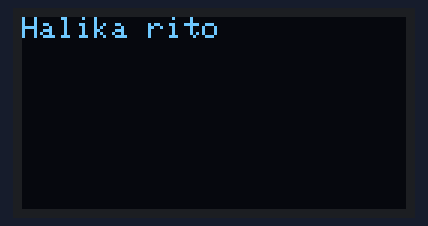
A sketch run on a simulated Arduino Uno, built with avr-gcc and run on an emulated ATmega328P. Parts: 128×64 one-colour display.

Above: at 3.1 s.
At 10.1 s:
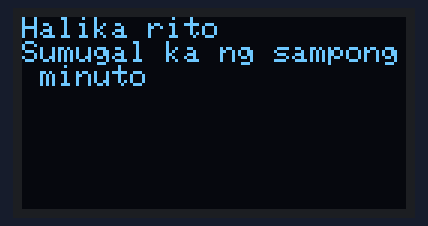
At 18.2 s:
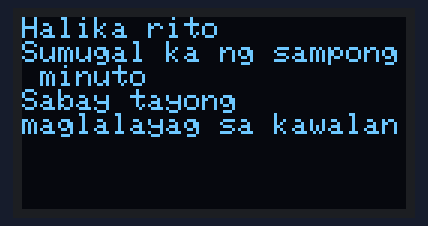
At 24.2 s:
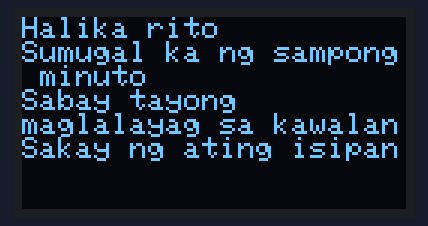
At 35.2 s:
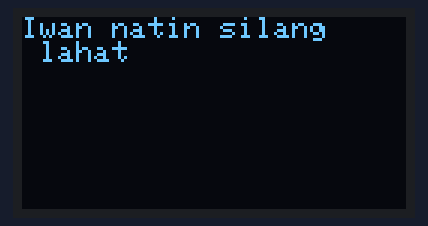
At 39.3 s:
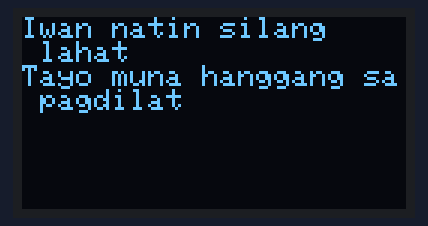

Measured:
- what the display in image 0 shows lasts 7.0 s, from 3.1 s to 10.1 s
- what the display in image 1 shows lasts 8.0 s, from 10.1 s to 18.1 s
- what the display in image 2 shows lasts 6.0 s, from 18.1 s to 24.1 s
- what the display in image 3 shows lasts 11.1 s, from 24.1 s to 35.2 s
- what the display in image 4 shows lasts 4.0 s, from 35.2 s to 39.2 s

The sketch:

janice_lyricboard.ino
```cpp
#include <SPI.h>
#include <Wire.h>
#include <Adafruit_GFX.h>
#include <Adafruit_SH110X.h>

#define i2c_Address 0x3c
#define SCREEN_WIDTH 128  // OLED display width, in pixels
#define SCREEN_HEIGHT 64  // OLED display height, in pixels
#define OLED_RESET -1     //   QT-PY / XIAO
Adafruit_SH1106G display = Adafruit_SH1106G(SCREEN_WIDTH, SCREEN_HEIGHT, &Wire, OLED_RESET);

// 'v2_oled', 128x64px
const unsigned char myLogo [] PROGMEM = {
	0x00, 0x00, 0x00, 0x00, 0x00, 0x00, 0x00, 0x00, 0x00, 0x00, 0x00, 0x00, 0x00, 0x00, 0x00, 0x00,
	0x00, 0x00, 0x00, 0x00, 0x00, 0x00, 0x00, 0x00, 0x00, 0x00, 0x00, 0x00, 0x00, 0x00, 0x00, 0x00,
	0x00, 0x00, 0x00, 0x00, 0x00, 0x00, 0x00, 0x00, 0x00, 0x00, 0x00, 0x00, 0x00, 0x00, 0x00, 0x00,
	0x00, 0x00, 0x00, 0x00, 0x00, 0x00, 0x00, 0x00, 0x00, 0x00, 0x00, 0x00, 0x00, 0x00, 0x00, 0x00,
	0x00, 0x00, 0x00, 0x00, 0x00, 0x00, 0x00, 0x00, 0x00, 0x00, 0x00, 0x00, 0x00, 0x00, 0x00, 0x00,
	0x00, 0x00, 0x00, 0x00, 0x00, 0x00, 0x00, 0x00, 0x00, 0x00, 0x00, 0x00, 0x00, 0x00, 0x00, 0x00,
	0x00, 0x00, 0x00, 0x00, 0x00, 0x00, 0x00, 0x00, 0x00, 0x00, 0x00, 0x00, 0x00, 0x00, 0x00, 0x00,
	0x00, 0x00, 0x00, 0x00, 0x00, 0x00, 0x00, 0x00, 0x00, 0x00, 0x00, 0x00, 0x00, 0x00, 0x00, 0x00,
	0x00, 0x00, 0x00, 0x00, 0x00, 0x00, 0x00, 0x00, 0x00, 0x00, 0x00, 0x00, 0x00, 0x00, 0x00, 0x00,
	0x00, 0x00, 0x00, 0x00, 0x00, 0x00, 0x00, 0x00, 0x00, 0x00, 0x00, 0x00, 0x00, 0x00, 0x00, 0x00,
	0x00, 0x00, 0x00, 0x00, 0x00, 0x00, 0x00, 0x00, 0x00, 0x00, 0x00, 0x00, 0x00, 0x00, 0x00, 0x00,
	0x00, 0x00, 0x00, 0x00, 0x00, 0x00, 0x00, 0x00, 0x00, 0x00, 0x00, 0x00, 0x00, 0x00, 0x00, 0x00,
	0x00, 0x00, 0x00, 0x00, 0x00, 0x00, 0x00, 0x00, 0x00, 0x00, 0x00, 0x00, 0x00, 0x00, 0x00, 0x00,
	0x00, 0x00, 0x00, 0x00, 0x00, 0x00, 0x00, 0x00, 0x00, 0x00, 0x00, 0x00, 0x00, 0x00, 0x00, 0x00,
	0x00, 0x00, 0x03, 0x00, 0x0f, 0xff, 0xff, 0x80, 0x00, 0x00, 0x00, 0xf0, 0x00, 0x7e, 0x00, 0x00,
	0x00, 0x00, 0x07, 0x80, 0x03, 0x83, 0xcf, 0xf0, 0x00, 0x00, 0x07, 0xf8, 0x03, 0xc7, 0xc0, 0x00,
	0x00, 0x00, 0x07, 0x80, 0x00, 0x83, 0x01, 0x9c, 0x00, 0x00, 0x1f, 0xfc, 0x0f, 0x00, 0xf0, 0x00,
	0x00, 0x00, 0x0f, 0xc0, 0x00, 0x83, 0x00, 0xc6, 0x00, 0x00, 0x38, 0xfc, 0x1c, 0x00, 0x78, 0x00,
	0x00, 0x00, 0x0f, 0xc0, 0x00, 0x83, 0x00, 0x43, 0x00, 0x00, 0x70, 0x7c, 0x78, 0x00, 0x3c, 0x00,
	0x00, 0x00, 0x1f, 0xe0, 0x00, 0x83, 0x00, 0x41, 0x80, 0x00, 0xe0, 0x7c, 0xf0, 0x00, 0x1e, 0x00,
	0x00, 0x00, 0x1b, 0xe0, 0x00, 0x83, 0x00, 0x60, 0x80, 0x01, 0xc0, 0x7c, 0xf0, 0x00, 0x0f, 0x00,
	0x00, 0x00, 0x33, 0xf0, 0x00, 0x83, 0x00, 0x60, 0x80, 0x03, 0xc0, 0x79, 0xe0, 0x00, 0x07, 0x80,
	0x00, 0x00, 0x31, 0xf0, 0x00, 0x83, 0x00, 0x60, 0x80, 0x03, 0x80, 0x63, 0xe0, 0x00, 0x07, 0x80,
	0x00, 0x00, 0x61, 0xf0, 0x00, 0x83, 0x00, 0x60, 0x80, 0x07, 0x80, 0x03, 0xc0, 0x00, 0x07, 0xc0,
	0x00, 0x00, 0x60, 0xf8, 0x00, 0x83, 0x00, 0x60, 0x80, 0x07, 0x80, 0x03, 0xc0, 0x00, 0x03, 0xc0,
	0x00, 0x00, 0xc0, 0xf8, 0x00, 0x83, 0x00, 0x60, 0x80, 0x0f, 0x00, 0x07, 0xc0, 0x00, 0x03, 0xc0,
	0x00, 0x00, 0xc0, 0x7c, 0x00, 0x83, 0x00, 0x61, 0x80, 0x0f, 0x00, 0x07, 0x80, 0x00, 0x03, 0xe0,
	0x00, 0x01, 0x80, 0x7c, 0x00, 0x83, 0x00, 0x41, 0x00, 0x1e, 0x00, 0x07, 0x8c, 0x00, 0x23, 0xe0,
	0x00, 0x01, 0x80, 0x3e, 0x00, 0x83, 0x00, 0xc3, 0x00, 0x1e, 0x00, 0x07, 0x8c, 0x00, 0x23, 0xe0,
	0x00, 0x03, 0x00, 0x3e, 0x00, 0x83, 0x00, 0xce, 0x00, 0x1e, 0x00, 0x0f, 0x8f, 0xff, 0xe3, 0xe0,
	0x00, 0x03, 0x00, 0x1f, 0x00, 0x83, 0x03, 0xf8, 0x00, 0x3e, 0x00, 0x0f, 0x8f, 0xff, 0xe3, 0xe0,
	0x00, 0x06, 0x00, 0x1f, 0x00, 0x83, 0xff, 0xc0, 0x00, 0x3c, 0x00, 0x0f, 0x8f, 0xff, 0xe3, 0xe0,
	0x00, 0x06, 0x00, 0x0f, 0x80, 0x83, 0x31, 0x80, 0x00, 0x3c, 0x00, 0x0f, 0x8f, 0xff, 0xe3, 0xe0,
	0x00, 0x0c, 0x00, 0x0f, 0x80, 0x83, 0x10, 0xc0, 0x00, 0x3c, 0x00, 0x07, 0x8c, 0x00, 0x23, 0xe0,
	0x00, 0x0c, 0x00, 0x07, 0xc0, 0x83, 0x18, 0x40, 0x00, 0x78, 0x00, 0x07, 0x80, 0x00, 0x03, 0xe0,
	0x00, 0x18, 0x00, 0x07, 0xc0, 0x83, 0x08, 0x20, 0x00, 0x78, 0x00, 0x07, 0x80, 0x00, 0x03, 0xe0,
	0x00, 0x18, 0x00, 0x03, 0xe0, 0x83, 0x0c, 0x30, 0x00, 0x78, 0x00, 0x07, 0xc0, 0x00, 0x03, 0xc0,
	0x00, 0x30, 0x00, 0x03, 0xe0, 0x83, 0x06, 0x10, 0x00, 0x78, 0x00, 0x03, 0xc0, 0x00, 0x03, 0xc0,
	0x00, 0x30, 0x00, 0x01, 0xf0, 0x83, 0x02, 0x08, 0x00, 0xf0, 0x00, 0x03, 0xc0, 0x00, 0x07, 0xc0,
	0x00, 0x60, 0x00, 0x01, 0xf0, 0x83, 0x03, 0x0c, 0x00, 0xf0, 0x00, 0x03, 0xe0, 0x00, 0x07, 0x80,
	0x00, 0x60, 0x00, 0x00, 0xf8, 0x83, 0x01, 0x86, 0x00, 0xe0, 0x00, 0x03, 0xe0, 0x00, 0x0f, 0x80,
	0x00, 0xc0, 0x00, 0x00, 0xf8, 0x83, 0x00, 0x82, 0x01, 0xe0, 0x00, 0x0f, 0xf0, 0x00, 0x0f, 0x00,
	0x00, 0xc0, 0x00, 0x00, 0x7c, 0x83, 0x00, 0xc3, 0x01, 0xf8, 0x00, 0x1e, 0xf0, 0x00, 0x1e, 0x00,
	0x01, 0xc0, 0x00, 0x00, 0x7c, 0x83, 0x00, 0x61, 0x83, 0xff, 0xe0, 0x1c, 0x78, 0x00, 0x3c, 0x00,
	0x01, 0xff, 0xff, 0xff, 0xfe, 0x83, 0x00, 0x20, 0xc7, 0xff, 0xfe, 0x38, 0x1c, 0x00, 0x78, 0x00,
	0x03, 0xff, 0xff, 0xff, 0xff, 0x83, 0x00, 0x30, 0x67, 0x7f, 0xff, 0xf0, 0x0f, 0x00, 0xf0, 0x00,
	0x03, 0xff, 0xff, 0xff, 0xff, 0xff, 0xe0, 0x1f, 0xfe, 0x03, 0xff, 0xe0, 0x03, 0xff, 0xc0, 0x00,
	0x03, 0xff, 0xff, 0xff, 0xff, 0xff, 0xf0, 0x0f, 0xf8, 0x00, 0x1f, 0x00, 0x00, 0x7c, 0x00, 0x00,
	0x00, 0x00, 0x00, 0x00, 0x00, 0x00, 0x00, 0x00, 0x00, 0x00, 0x00, 0x00, 0x00, 0x00, 0x00, 0x00,
	0x00, 0x00, 0x00, 0x00, 0x00, 0x00, 0x00, 0x00, 0x00, 0x00, 0x00, 0x00, 0x00, 0x00, 0x00, 0x00,
	0x00, 0x00, 0x00, 0x00, 0x00, 0x00, 0x00, 0x00, 0x00, 0x00, 0x00, 0x00, 0x00, 0x00, 0x00, 0x00,
	0x00, 0x00, 0x00, 0x00, 0x00, 0x00, 0x00, 0x00, 0x00, 0x00, 0x00, 0x00, 0x00, 0x00, 0x00, 0x00,
	0x00, 0x00, 0x00, 0x00, 0x00, 0x00, 0x00, 0x00, 0x00, 0x00, 0x00, 0x00, 0x00, 0x00, 0x00, 0x00,
	0x00, 0x00, 0x00, 0x00, 0x00, 0x00, 0x00, 0x00, 0x00, 0x00, 0x00, 0x00, 0x00, 0x00, 0x00, 0x00,
	0x00, 0x00, 0x00, 0x00, 0x00, 0x00, 0x00, 0x00, 0x00, 0x00, 0x00, 0x00, 0x00, 0x00, 0x00, 0x00,
	0x00, 0x00, 0x00, 0x00, 0x00, 0x00, 0x00, 0x00, 0x00, 0x00, 0x00, 0x00, 0x00, 0x00, 0x00, 0x00,
	0x00, 0x00, 0x00, 0x00, 0x00, 0x00, 0x00, 0x00, 0x00, 0x00, 0x00, 0x00, 0x00, 0x00, 0x00, 0x00,
	0x00, 0x00, 0x00, 0x00, 0x00, 0x00, 0x00, 0x00, 0x00, 0x00, 0x00, 0x00, 0x00, 0x00, 0x00, 0x00,
	0x00, 0x00, 0x00, 0x00, 0x00, 0x00, 0x00, 0x00, 0x00, 0x00, 0x00, 0x00, 0x00, 0x00, 0x00, 0x00,
	0x00, 0x00, 0x00, 0x00, 0x00, 0x00, 0x00, 0x00, 0x00, 0x00, 0x00, 0x00, 0x00, 0x00, 0x00, 0x00,
	0x00, 0x00, 0x00, 0x00, 0x00, 0x00, 0x00, 0x00, 0x00, 0x00, 0x00, 0x00, 0x00, 0x00, 0x00, 0x00,
	0x00, 0x00, 0x00, 0x00, 0x00, 0x00, 0x00, 0x00, 0x00, 0x00, 0x00, 0x00, 0x00, 0x00, 0x00, 0x00,
	0x00, 0x00, 0x00, 0x00, 0x00, 0x00, 0x00, 0x00, 0x00, 0x00, 0x00, 0x00, 0x00, 0x00, 0x00, 0x00,
	0x00, 0x00, 0x00, 0x00, 0x00, 0x00, 0x00, 0x00, 0x00, 0x00, 0x00, 0x00, 0x00, 0x00, 0x00, 0x00
};

// Array of all bitmaps for convenience. (Total bytes used to store images in PROGMEM = 1040)
const int epd_bitmap_allArray_LEN = 1;
const unsigned char* epd_bitmap_allArray[1] = {
	myLogo
};


void setup() {
  display.begin(i2c_Address, true);					 // initialize lcd
  display.clearDisplay();
  display.setTextSize(1);             			 // Normal 1:1 pixel scale
  display.setTextColor(SH110X_WHITE);        // Draw white text
  display.setCursor(0,0);

  delay(3000);
	// start display
  display.clearDisplay();
  display.println(F("Halika rito"));
  display.display();
  delay(7000);
  display.println(F("Sumugal ka ng sampong minuto"));
  display.display();
  delay(8000);
  display.println(F("Sabay tayong \nmaglalayag sa kawalan"));
  display.display();
  delay(6000);
  display.println(F("Sakay ng ating isipan"));
  display.display();

  delay(11000);
  display.clearDisplay();
  display.setCursor(0,0);
  display.println(F("Iwan natin silang \n lahat"));
  display.display();
  delay(4000);
  display.println(F("Tayo muna hanggang sa pagdilat"));
  display.display();
  delay(4000);
  display.println(F("Buburahin lahat ng \n alaala"));
  display.display();
  delay(5000);
  display.println(F("kasama sila"));
  display.display();

  delay(3000);
  display.clearDisplay();
  display.setCursor(0,15);
  display.println(F("Saglit lang tayo \n munang dalawa"));
  display.display();
  delay(6000);
  display.println(F("Saglit lang tayo \n munang dalawa"));
  display.display();

  delay(8000);
	display.clearDisplay();
  display.drawBitmap(0, 0, myLogo, 128, 64, SH110X_WHITE);
  display.display();
}

void loop() {
}
```
